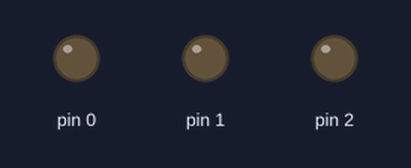
A sketch run on a simulated Arduino Uno, built with avr-gcc and run on an emulated ATmega328P. Parts: output pins drawn as LEDs (lit = HIGH).

Above: at 0.19 s.
At 2.3 s:
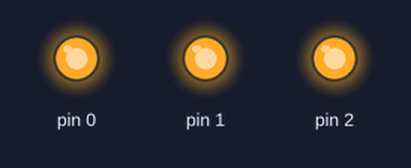
Timing chart, 0 to 3.5 s (numbered marks = the images above):
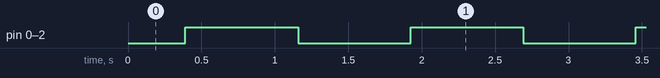

The sketch:

Jose.ino
```cpp
int brightness = 0;    // how bright the LED is
int fadeAmount = 5;    // how many points to fade the LED by
int counter = 0;       // counter to keep track of cycles

// the setup routine runs once when you press reset:
void setup()  {
  // declare pins to be an outputs:
  pinMode(0, OUTPUT);
  pinMode(1, OUTPUT);
  pinMode(2, OUTPUT);
}

// the loop routine runs over and over again forever:
void loop()  {
  // set the brightness of the analog-connected LEDs:
  analogWrite(0, brightness);
  analogWrite(1, brightness);
  analogWrite(2, brightness);

  // change the brightness for next time through the loop:
  brightness = brightness + fadeAmount;

  // reverse the direction of the fading at the ends of the fade:
  if (brightness == 0 || brightness == 255) {
    fadeAmount = -fadeAmount;
    counter++;
  }
  // wait for 15 milliseconds to see the dimming effect
  delay(15);
}
```

Measured:
- by itself, pin 0–2: alternates HIGH for 0.77 s and LOW for 0.77 s
